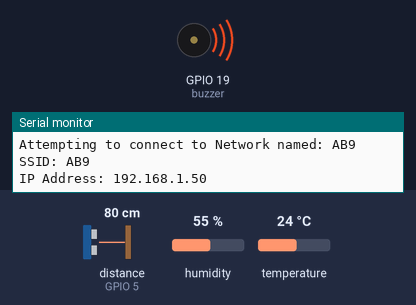
A sketch run on a simulated ESP32. On the bench: buzzer (waves = sounding, pin HIGH), the last lines printed to the serial monitor. The inputs (shaded band) are chosen by the test bench; at power-on: distance to the obstacle (sensor on GPIO 5) 80 cm, humidity 55 %, temperature 24 °C. The echo pulse lasts 58.3 µs per cm; WiFi joins after 1.5 s; servers stay silent unless stated; uploads are accepted with an empty reply; pins used as bus, display or sensor lines are not drawn.

Above: at 21.0 s.
At 26.0 s:
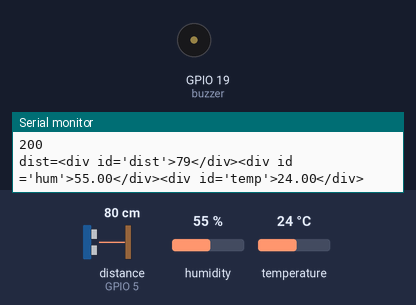
Timing chart, 0 to 27.7 s (numbered marks = the images above):
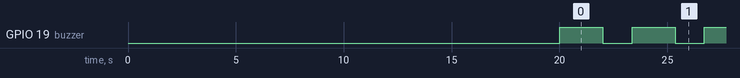

Measured:
- by itself, GPIO 19 (buzzer): alternates HIGH for 2.0 s and LOW for 1.4 s

The sketch:

robot.ino
```cpp
// Include the required libraries
#include <WiFi.h>
#include <HTTPClient.h>
#include <WiFiClientSecure.h>
#include <DHT.h>

// Wifi Network Information
char ssid[] = "AB9";
char pass[] = "2020303000";

int status = WL_IDLE_STATUS; // the Wifi radio's status

String postData; // Data  will be sent using post
//Name of the variables
String postVariable = "dist=";
String postVariable2 = "temp=";
String postVariable3 = "hum=";

const int trigPin = 2; // Trig in ultrasonic sensor connected to pin 2
const int echoPin = 5; // Echo in ultrasonic sensor connected to pin 5

// defines variables
long duration;
int distance;
const int buzzer = 19; // The buzzer connected to pin 19

#define DHTPIN 4 //Digital pin4 connected to the DHT sensor.
#define DHTTYPE DHT11 //Specify the DHT sensor type.
DHT dht(DHTPIN, DHTTYPE); // Initialize DHT sensor.

WiFiClientSecure client; // Declare object of WifiClientSecure

void setup() {

  pinMode(trigPin, OUTPUT); // Sets the trigPin as an Output
  pinMode(echoPin, INPUT); // Sets the echoPin as an Input
  pinMode(buzzer,OUTPUT);  // Sets the buzzerPin as an Output
  Serial.begin(9600); // Starts the serial communication
   dht.begin(); // Initialize the DHT 11 Sensor

  // Connect to WIFI network
   while(status != WL_CONNECTED) {
    Serial.print("Attempting to connect to Network named: ");
    Serial.println(ssid);
    status = WiFi.begin(ssid, pass);
    delay(10000);
  }

  Serial.print("SSID: ");
  Serial.println(WiFi.SSID());
  IPAddress ip = WiFi.localIP();
  IPAddress gateway = WiFi.gatewayIP();
  Serial.print("IP Address: ");
  Serial.println(ip);

}

void loop() {
  // Clears the trigPin
digitalWrite(trigPin, LOW);
delayMicroseconds(5);

// Sets the trigPin on HIGH state for 10 micro seconds
digitalWrite(trigPin, HIGH);
delayMicroseconds(10);
digitalWrite(trigPin, LOW);

// Reads the echoPin, returns the sound wave travel time in microseconds
duration = pulseIn(echoPin, HIGH);
// duration is the time (in microseconds) from the sending

// Calculating the distance
distance= duration*0.034/2;

  // Add the calculated distance to the PostData.
 postData = postVariable + "<div id='dist'>"+distance+"</div>";

 // The active Piezo Buzzer will make a sound if the distance is less than 100cm
 if (distance < 100){

digitalWrite(buzzer,HIGH);
delay(2000);
digitalWrite(buzzer,LOW);

}

delay(500);

 float humadity = dht.readHumidity(); // Measure humidity
 float tempreture = dht.readTemperature();  // Measure temperature as Celsius
 // Check if any reads failed and exit early (to try again).
  if (isnan(humadity) || isnan(tempreture)) {
    Serial.println(F("Failed to read from DHT sensor!"));
    return;
  }
  // Include the values of humadity and tempreature to the postData
   postData = postData + "<div id ='hum'>"+humadity+"</div>" + "<div id='temp'>"+tempreture+"</div>" ;

  if(WiFi.status()== WL_CONNECTED)
  {   //Check WiFi connection status

    HTTPClient client;    //Declare object of class HTTPClient

    client.begin("https://evening-caverns-03959.herokuapp.com/FetchData.php");      //Specify request destination
    client.addHeader("Content-Type", "application/x-www-form-urlencoded");  //Specify content-type header
    int httpCode = client.POST(postData);   //Send the request

    String payload = client.getString();     //Get the response payload

    Serial.println(httpCode);   //Print HTTP return code
    Serial.println(payload);

    client.end();  //Close connection

  }
  else
  {

    Serial.println("Error in WiFi connection");

  }

    Serial.println(postData); // Print the data on the serial monitor


 delay(600);


}
```
